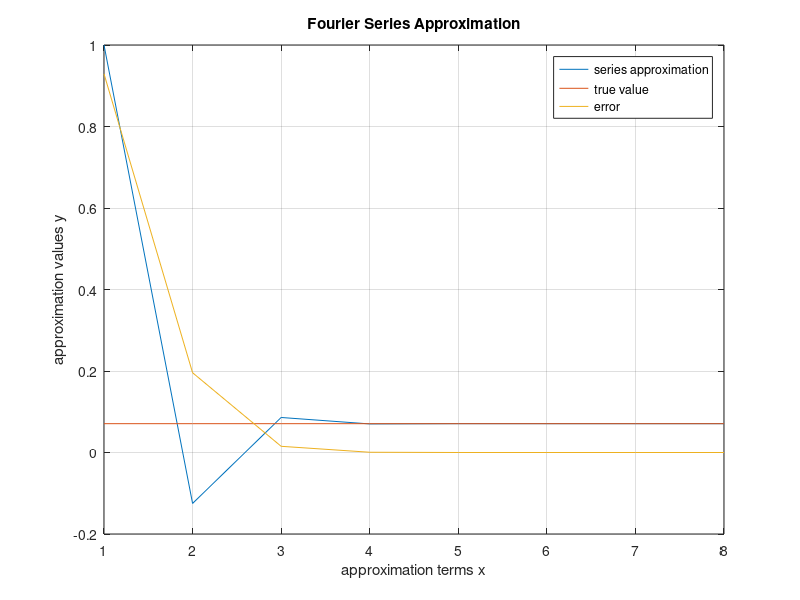

Reproduce this figure in MATLAB.
clc, clear

f1 = figure;
figure(f1);

sum = 1;
apx(1) = sum;
err(1) = abs(cos(1.5) - apx(1));

for ii = 2:8
    sum = sum - (-1)^ii * ((1.5)^(2*(ii-1)))/factorial(2*(ii-1));
    apx(ii) = sum;
    err(ii) = abs(cos(1.5) - apx(ii));
end

plot(1:8, apx, 1:8, ones(1,8) * cos(1.5), 1:8, err);
title("Fourier Series Approximation");
xlim([1 8]);
legend("series approximation", "true value", "error");
xlabel("approximation terms x");
ylabel("approximation values y");
grid on